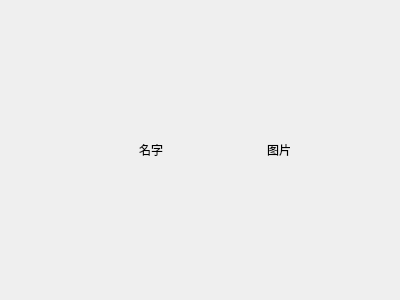
<?xml version="1.0" encoding="UTF-8"?>
<ui version="4.0">
 <class>MachineListItem</class>
 <widget class="QWidget" name="MachineListItem">
  <property name="geometry">
   <rect>
    <x>0</x>
    <y>0</y>
    <width>400</width>
    <height>300</height>
   </rect>
  </property>
  <property name="windowTitle">
   <string>Form</string>
  </property>
  <layout class="QHBoxLayout" name="horizontalLayout">
   <item>
    <widget class="QLabel" name="imageLabel">
     <property name="text">
      <string>&lt;html&gt;&lt;head/&gt;&lt;body&gt;&lt;p&gt;&lt;img src=&quot;:/resource/machine.png&quot;/&gt;&lt;/p&gt;&lt;/body&gt;&lt;/html&gt;</string>
     </property>
    </widget>
   </item>
   <item>
    <widget class="QLabel" name="nameLabel">
     <property name="text">
      <string>名字</string>
     </property>
    </widget>
   </item>
   <item>
    <widget class="QLabel" name="statusLabel">
     <property name="text">
      <string>图片</string>
     </property>
    </widget>
   </item>
  </layout>
 </widget>
 <resources/>
 <connections/>
</ui>
